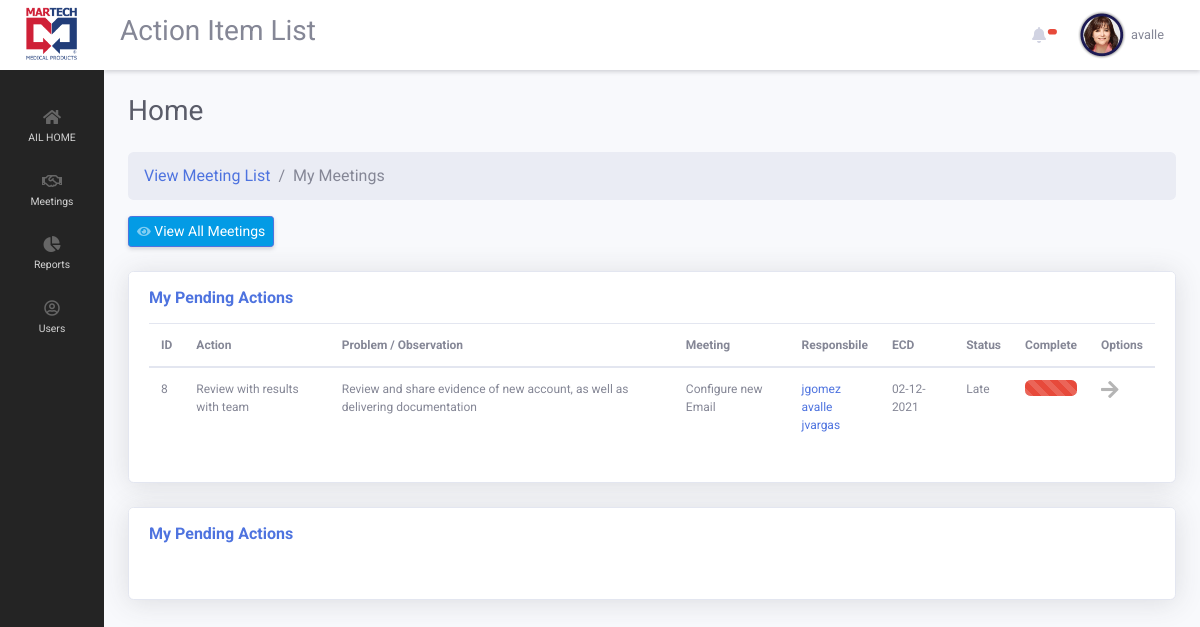
/ailApp/index.php (signed in), run on an earlier commit of the app's database.
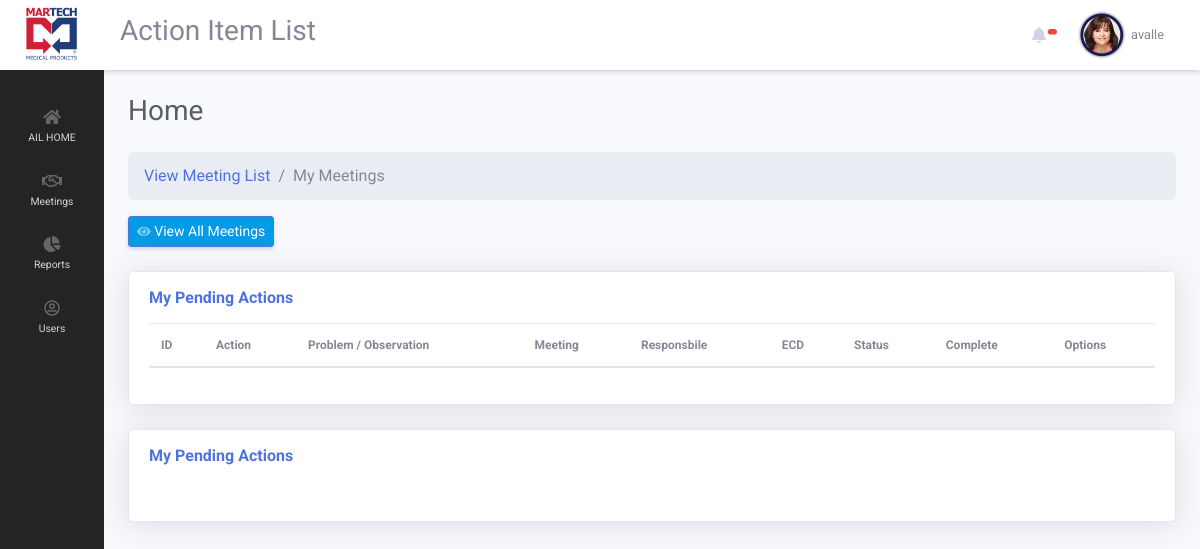
And on a later commit of the database.
### tables this page shows
CREATE TABLE `action_responsible` (
  `a_responsible_id` int(11) NOT NULL,
  `a_action_id` int(11) NOT NULL,
  `a_responsible_user` int(11) NOT NULL,
  `a_responsible_main` int(1) NOT NULL DEFAULT 0,
  `a_responsible_added_by` int(11) NOT NULL,
  `a_responsible_date` date NOT NULL
);

CREATE TABLE `actions` (
  `action_id` int(11) NOT NULL,
  `action_meeting_id` int(11) NOT NULL,
  `action_name` varchar(255) NOT NULL,
  `action_description` text NOT NULL,
  `action_department` int(11) NOT NULL,
  `action_promise_date` date NOT NULL,
  `action_end_date` date NOT NULL,
  `action_status` int(1) NOT NULL,
  `action_complete` int(1) NOT NULL DEFAULT 0
);

CREATE TABLE `meetings` (
  `meeting_id` int(11) NOT NULL,
  `meeting_department_id` int(11) NOT NULL,
  `meeting_name` varchar(255) NOT NULL,
  `meeting_description` text NOT NULL,
  `meeting_date` date NOT NULL,
  `meeting_active` int(1) NOT NULL DEFAULT 1,
  `meeting_complete` int(1) NOT NULL,
  `meeting_user_id` int(11) NOT NULL
);

CREATE TABLE `users` (
  `user_id` int(11) NOT NULL COMMENT 'auto incrementing user_id of each user, unique index',
  `user_name` varchar(64) NOT NULL COMMENT 'user''s name, unique',
  `user_password_hash` varchar(255) NOT NULL COMMENT 'user''s password in salted and hashed format',
  `user_email` varchar(64) NOT NULL COMMENT 'user''s email, unique',
  `user_first_name` varchar(255) DEFAULT NULL,
  `user_last_name` varchar(255) DEFAULT NULL,
  `user_employee_number` varchar(255) DEFAULT NULL,
  `user_department` int(11) NOT NULL,
  `user_date` datetime DEFAULT NULL,
  `user_last_update` timestamp NOT NULL DEFAULT current_timestamp() ON UPDATE current_timestamp(),
  `user_phone` varchar(25) DEFAULT NULL,
  `user_areacode` varchar(5) DEFAULT NULL,
  `user_level` int(1) NOT NULL DEFAULT 0,
  `user_image` varchar(255) NOT NULL DEFAULT 'uploads/user_img/noimage.png',
  `user_locked` int(1) NOT NULL DEFAULT 0,
  `user_suspend` int(1) NOT NULL DEFAULT 0,
  `user_active` int(1) NOT NULL DEFAULT 1
);

### ailApp/views/pages/default.php (the view, shortened to what the changed rows need)
<div class="d-sm-flex align-items-center justify-content-between mb-4">
  <h1 class="h3 mb-0 text-gray-800">Home</h1>
</div>
<div>
<div class="cokl-lg-12">
<div class="card shadow mb-4">
        <div class="card-body">
            <div style="margin-top:-20px;" class="table-responsive">
            <table  style="font-size: 14px; vertical-align:middle; " class="table  order-column " id="dataTable" width="100%" cellspacing="0">
                <thead>
                <tr>
                    <th>ID</th>
                    <th>Action</th>
                    <th>Problem / Observation</th>
                    <th>Meeting</th>
                    <th>Responsbile</th>
                    <th>ECD</th>
                    <th>Status</th>
                    <th>Complete</th>
                    <th>Options</th>
                </tr>
                </thead>
                <tbody>
                    <?php
                    $query = "SELECT * FROM action_responsible
                    LEFT JOIN actions ON action_responsible.a_action_id = actions.action_id
                    LEFT JOIN meetings ON actions.action_meeting_id = meetings.meeting_id
                    WHERE a_responsible_user = {$_SESSION['quatroapp_user_id']} AND action_complete = 0";
                    $result = mysqli_query($connection, $query);
                    while($row = mysqli_fetch_array($result)):
                    ?>
                        <tr>
                            <td><?php echo $row['action_id'];  ?></td>
                            <td><?php echo $row['action_name'];  ?></td>
                            <td><?php echo $row['action_description'];  ?></td>
                            <td><?php echo $row['meeting_name'];  ?></td>
                            <td>
                                <?php
                                $query2 = "SELECT * FROM action_responsible
                                LEFT JOIN users ON action_responsible.a_responsible_user = users.user_id
                                WHERE a_action_id = {$row['action_id']}";
                                $result2 = mysqli_query($connection, $query2);
                                while($row2 = mysqli_fetch_array($result2)):
                                if($row2['a_responsible_main'] == 1)
                                {
                                    $icon = "<i class='fas fa-exclamation-circle text-danger'></i>";
                                }
                                else
                                {
                                    $icon = "";
                                }
                                ?>
                                    <a href="index.php?page=user_info&user_id=<?php echo $row2['user_id'] ?>"><?php echo $row2['user_name'] ?>&nbsp;&nbsp;<?php echo $icon ?></a><br>
                                <?php endwhile; ?>
                            </td>
                            <td><?php echo date('m-d-Y', strtotime($row['action_promise_date']));  ?></td>
                            <td>
                                <?php
                                    if($row['action_status'] == 0 && $row['action_promise_date'] <= date("Y-m-d"))
                                    {
                                        echo "Late";
                                    }
                                    elseif($row['action_status'] == 0 && $row['action_promise_date'] > date("Y-m-d"))
                                    {
                                        echo "On time";
                                    }
                                ?>
                            </td>
                            <td>
                            <?php
                            if($row['action_complete'] == 1)
                            {
                                $bg = "bg-primary";
                                $text = "Completed";
                            }
                            elseif($row['action_complete'] == 0 && $row['action_promise_date'] <= date("Y-m-d"))
                            {
                                $bg = "bg-danger";
                                $text = "Late";
                            }
                            elseif($row['action_complete'] == 0 && $row['action_promise_date'] > date("Y-m-d"))
                            {
                                $bg = "bg-success";
                                $text = "On Going";
                            }
                            ?>
                                <div data-toggle='tooltip' data-placement='left' title='<?php echo  $text ?>' class="progress">
                                    <div class="progress-bar progress-bar-striped progress-bar-animated <?php echo $bg; ?>" role="progressbar" aria-valuenow="100" aria-valuemin="0" aria-valuemax="100" style="width: 100%"></div>
                                </div>
                            </td>
                            <td>
                                <a href='index.php?page=view_update&action_id=<?php echo $row['action_id']?>'  class=''  data-cat-name='{$row['user_name']}' data-cat-id='{$row['user_id']}'><i data-toggle='tooltip' data-placement='left' title='Go to Action Details' style='font-size: 20px; color:#b5b5b5' class='fas fa-arrow-right options'></i></a>
                            </td>
                        </tr>
                    <?php endwhile; ?>
                </tbody>
            </table>
        </div>
    </div>
</div>
</div>

What changed in the data, as far as the page shows it:
removed action_responsible: actions.action_id "8", actions.action_name "Review with results with team", actions.action_description "Review and share evidence of new account, as well as delivering documentation", meetings.meeting_name "Configure new Email", users.user_name "avalle", actions.action_promise_date "02-12-2021"
removed action_responsible: users.user_name "jgomez", shown under "8"
removed action_responsible: users.user_name "jvargas", shown under "8"
